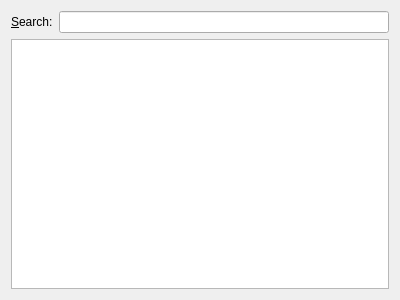
<?xml version="1.0" encoding="UTF-8"?>
<ui version="4.0">
 <class>TableEditor</class>
 <widget class="QWidget" name="TableEditor">
  <property name="geometry">
   <rect>
    <x>0</x>
    <y>0</y>
    <width>400</width>
    <height>300</height>
   </rect>
  </property>
  <property name="windowTitle">
   <string>Form</string>
  </property>
  <layout class="QVBoxLayout" name="verticalLayout">
   <item>
    <layout class="QHBoxLayout" name="horizontalLayout">
     <item>
      <widget class="QLabel" name="label">
       <property name="text">
        <string>&amp;Search:</string>
       </property>
       <property name="buddy">
        <cstring>m_searchLine</cstring>
       </property>
      </widget>
     </item>
     <item>
      <widget class="KLineEdit" name="m_searchLine">
       <property name="toolTip">
        <string>Filter vocabulary</string>
       </property>
       <property name="clickMessage">
        <string>Enter search terms here</string>
       </property>
       <property name="showClearButton" stdset="0">
        <bool>true</bool>
       </property>
      </widget>
     </item>
    </layout>
   </item>
   <item>
    <widget class="Editor::VocabularyView" name="m_vocabularyView"/>
   </item>
  </layout>
 </widget>
 <customwidgets>
  <customwidget>
   <class>KLineEdit</class>
   <extends>QLineEdit</extends>
   <header>klineedit.h</header>
  </customwidget>
  <customwidget>
   <class>Editor::VocabularyView</class>
   <extends>QTableView</extends>
   <header>vocabulary/vocabularyview.h</header>
  </customwidget>
 </customwidgets>
 <resources/>
 <connections/>
</ui>
